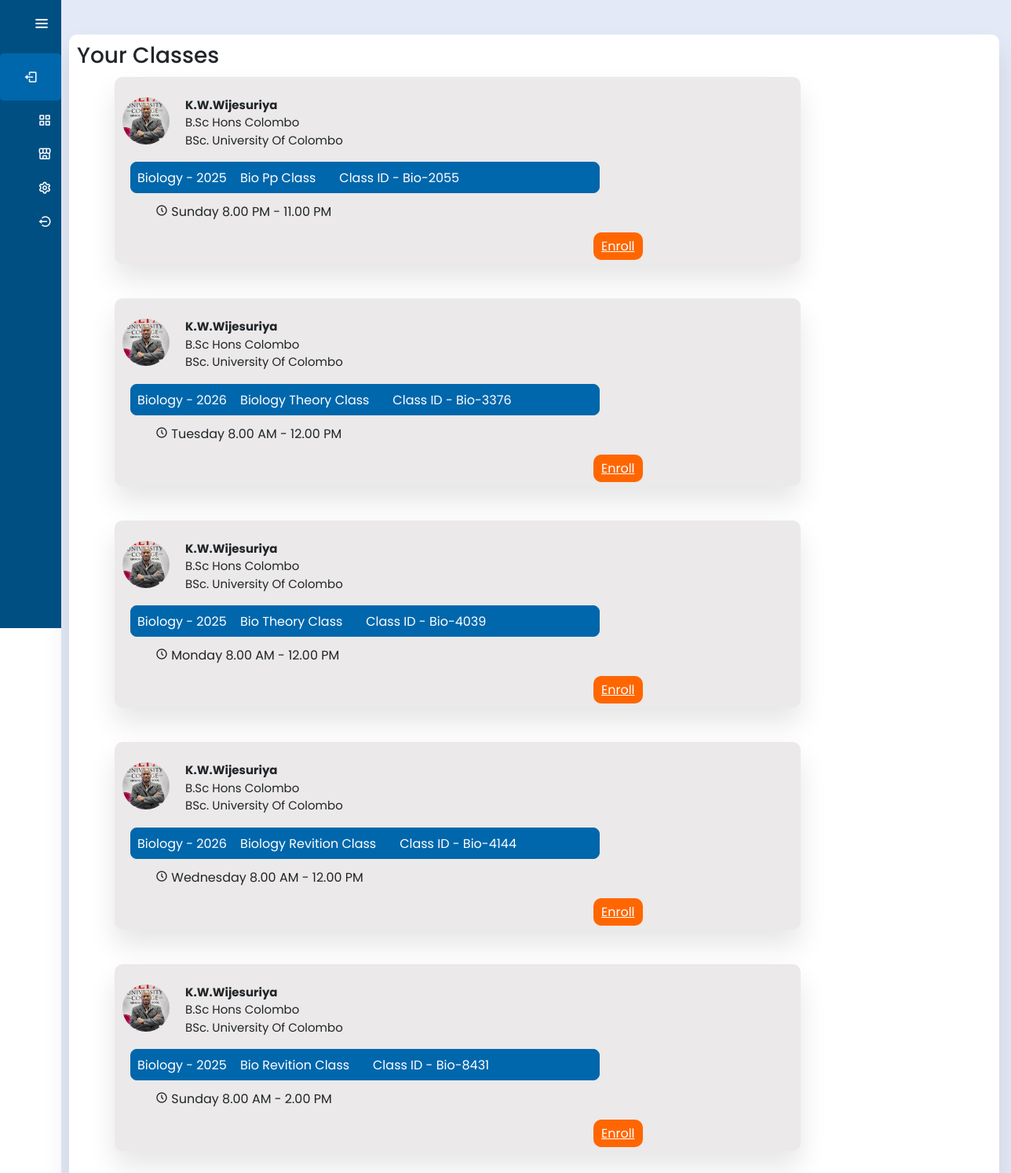
/TeacherClass.php (signed in), run on the app's committed database.
### tables this page shows
CREATE TABLE `class` (
  `class_id` varchar(20) NOT NULL,
  `class_name` varchar(100) DEFAULT NULL,
  `class_datetime` varchar(100) DEFAULT NULL,
  `year` int(11) DEFAULT NULL,
  `subject` varchar(100) DEFAULT NULL,
  `is_active` tinyint(1) DEFAULT 0,
  `class_status` enum('started','stopped') NOT NULL DEFAULT 'stopped'
);

### TeacherClass.php (the view, shortened to what this page needs)
<?php
$teacher_id = $_SESSION['user_id'];
$conn = new mysqli('localhost', 'root', '', 'new_learn_lk');
$stmt_teacher = $conn->prepare("SELECT t_name, detail, profile_pic FROM teacher WHERE teacher_id = ?");
$stmt_teacher->bind_param("s", $teacher_id);
$stmt_teacher->execute();
$result_teacher = $stmt_teacher->get_result();
$teacher = $result_teacher->fetch_assoc();
$stmt_class = $conn->prepare("SELECT c.* FROM class c INNER JOIN t_class t ON c.class_id = t.class_id WHERE t.teacher_id = ?");
$stmt_class->bind_param("s", $teacher_id);
if ($stmt_class->execute()) {
    $class_result = $stmt_class->get_result();
} else {
    $class_result = null;
}
$profileImage = !empty($teacher['profile_pic']) ? $teacher['profile_pic'] : 'img/default_profile.png';
$teacherName = $teacher['t_name'];
$teacherDetails = $teacher['detail'];
?>
<!DOCTYPE html>
<html lang="en">
  <head>
    <link rel="stylesheet" href="css/sidebar.css" />
    <link rel="stylesheet" href="css/myClasses.css" />
    <link href="https://unpkg.com/boxicons@2.1.4/css/boxicons.min.css" rel="stylesheet"/>
    <link href="https://cdn.jsdelivr.net/npm/bootstrap@5.3.6/dist/css/bootstrap.min.css"rel="stylesheet"crossorigin="anonymous"/>
</head>
<body>
    <div class="sidebar">
        <div class="logo_details">
            <i class="bx bx-menu" id="btn"></i>
        </div>
        <ul class="nav-list">
            <li class="profile">
                <div class="profile_details">
                </div>
                <i class="bx bx-log-out" id="log_out"></i>
            </li>
            <br /><br />
            <li>
                <a href="TeDashboard.php">
                    <i class="bx bx-grid-alt"></i>
                </a>
            </li>
            <li>
                <a href="TeacherClass.php">
                    <i class="bx bx-store-alt"></i>
                </a>
            </li>
            <li>
                <a href="Profile_Setting.php">
                    <i class="bx bx-cog"></i>
                </a>
            </li>
            <li>
                <a href="login.html">
                    <i class="bx bx-log-out-circle"></i>
                </a>
            </li>
        </ul>
    </div>
    <section class="home-section">
        <br/>
        <section class="main-course">
            <div class="course-box">
                <h3>Your classes</h3>
               <?php
                    if ($class_result && $class_result->num_rows > 0) {
                        while ($class = $class_result->fetch_assoc()) {
                            echo '
                            <div class="box1">
                                <div class="profile_details">
                                    <img src="' . $profileImage . '" alt="profile image" />
                                    <div class="profile_content">
                                        <div class="name">' . htmlspecialchars($teacherName) . '</div>
                                        <div class="designation">' . htmlspecialchars($teacherDetails) . '</div>
                                        <div class="designation">BSc. University of Colombo</div>
                                    </div>
                                </div>
                                <div class="class-name">' . htmlspecialchars($class['subject']) . ' - ' . htmlspecialchars($class['year']) . ' &nbsp;&nbsp; ' . htmlspecialchars($class['class_name']) . ' &nbsp;&nbsp;&nbsp;&nbsp;&nbsp; Class ID - ' . htmlspecialchars($class['class_id']) . '</div>
                                <div class="class-time">
                                    <i class="bx bx-time-five"></i>
                                    <span>' . htmlspecialchars($class['class_datetime']) . '</span>
                                </div>
                                <a href="T_class_inside.php?class_id=' . urlencode($class['class_id']) . '" class="join-btn">Enroll</a>
                            </div>
                            <br />';
                        }
                    } else {
                        echo "<p style='color: red;'>No classes found for this teacher.</p>";
                    }
                ?>
                <br /><br />
            </div>
        </section>
    </section>
</body>
</html>

### css/sidebar.css (style rules this page uses)
:root { --color-default:#004f83; --color-second:#0067ac; --color-white:#fff; --color-body:#e4e9f7; --color-light:#e0e0e0; }
* { padding: 0%; margin: 0%; box-sizing: border-box; font-family: 'Poppins', sans-serif; }
body { min-height: 100vh; }
.sidebar { min-height: 100vh; width: 78px; padding: -20px 14px; z-index: 99; background-color: var(--color-default); transition: all .5s ease; position: fixed; top:0; left: 0; }
.sidebar .logo_details { height: 60px; display: flex; align-items: center; position: relative; }
.sidebar .logo_details #btn { position: absolute; top:50%; right: 0; transform: translateY(-50%); font-size: 23px; text-align: center; cursor: pointer; transition: all .5s ease; }
.sidebar i { color:var(--color-white); height: 60px; line-height: 60px; min-width: 50px; font-size: 25px; text-align: center; }
.sidebar .nav-list { margin-top: 20px; height: 100%; }
.sidebar li { position: relative; margin:8px 0; list-style: none; }
.sidebar li a { display: flex; height: 100%; width: 100%; align-items: center; text-decoration: none; background-color: var(--color-default); position: relative; transition: all .5s ease; z-index: 12; }
.sidebar li a::after { content: ""; position: absolute; width: 100%; height: 100%; transform: scaleX(0); background-color: var(--color-white); border-radius: 5px; transition: transform 0.3s ease-in-out; transform-origin: left; z-index: -2; }
.sidebar li i { height: 35px; line-height: 35px; font-size: 18px; border-radius: 5px; }
.sidebar li.profile { position: absolute; height: 60px; width: 78px; left: 0; top: 60px; padding:10px 14px; overflow: hidden; transition: all .5s ease; }
.sidebar .profile .profile_details { display: flex; align-items: center; flex-wrap: nowrap; }
.sidebar .profile #log_out { position: absolute; top:50%; right: 0; transform: translateY(-50%); background-color: var(--color-second); width: 100%; height: 60px; line-height: 60px; border-radius: 5px; cursor: pointer; transition: all 0.5s ease; }
.home-section { position: relative; background-color: var(--color-body); min-height: 100vh; top:0; left:78px; width: calc(100% - 78px); transition: all .5s ease; z-index: 2; }
a { text-decoration: none; }

### css/myClasses.css (style rules this page uses)
.home-section { position: relative; pad: 20px; width: 100%; }
.main-course { margin-top: 20px; text-transform: capitalize; }
.course-box { width: 92%; padding: 10px; padding-bottom: 20px; margin-top: 10px; margin-left: 10px; background: #fff; border-radius: 10px; box-shadow: 0 20px 35px rgba(0, 0, 0, 0.1); }
.box1 { width: 75%; padding: 10px; margin: 10px; margin-left: 3pc; border-radius: 10px; background: rgb(235, 233, 233); box-shadow: 0 20px 35px rgba(0, 0, 0, 0.1); }
.box1 img { height: 60px; width:60px; object-fit: cover; border-radius: 50%; margin-right: 20px; margin-top: 10px; }
.box1 .profile_details { display: flex; align-items: center; flex-wrap: nowrap; }
.box1 .profile_content { margin-top: 15px; }
.box1 .profile_details .name, .designation { font-size: 15px; font-weight: 400; white-space: nowrap; }
.box1 .profile_details .name { font-weight: 700; }
.class-name { border: 1px solid #0067ac; width: 70%; height: 2.5pc; margin-top: 16px; margin-left: 10px; color: white; background-color: #0067ac; border-radius: 8px; padding: 8px; }
.class-time { width: 50%; height: 3.5pc; margin-left: 30px; padding: 12px; }
.join-btn { background: rgb(255, 102, 0); color: #fff; padding: 6px 10px; border-radius: 10px; margin-left: 37.5pc; cursor: pointer; height: 2.3pc; width: 5pc; border: none; }

### data on the page
class: teacherName "K.W.Wijesuriya", teacherDetails "B.Sc Hons Colombo", subject "Biology", year "2025", class_name "Bio Pp Class", class_id "Bio-2055", class_datetime "Sunday 8.00 PM - 11.00 PM"
class: teacherName "K.W.Wijesuriya", teacherDetails "B.Sc Hons Colombo", subject "Biology", year "2026", class_name "Biology Theory Class", class_id "Bio-3376", class_datetime "Tuesday 8.00 AM - 12.00 PM"
class: teacherName "K.W.Wijesuriya", teacherDetails "B.Sc Hons Colombo", subject "Biology", year "2025", class_name "Bio Theory Class", class_id "Bio-4039", class_datetime "Monday 8.00 AM - 12.00 PM"
class: teacherName "K.W.Wijesuriya", teacherDetails "B.Sc Hons Colombo", subject "Biology", year "2026", class_name "Biology Revition Class", class_id "Bio-4144", class_datetime "Wednesday 8.00 AM - 12.00 PM"
class: teacherName "K.W.Wijesuriya", teacherDetails "B.Sc Hons Colombo", subject "Biology", year "2025", class_name "Bio Revition Class", class_id "Bio-8431", class_datetime "Sunday 8.00 AM - 2.00 PM"
